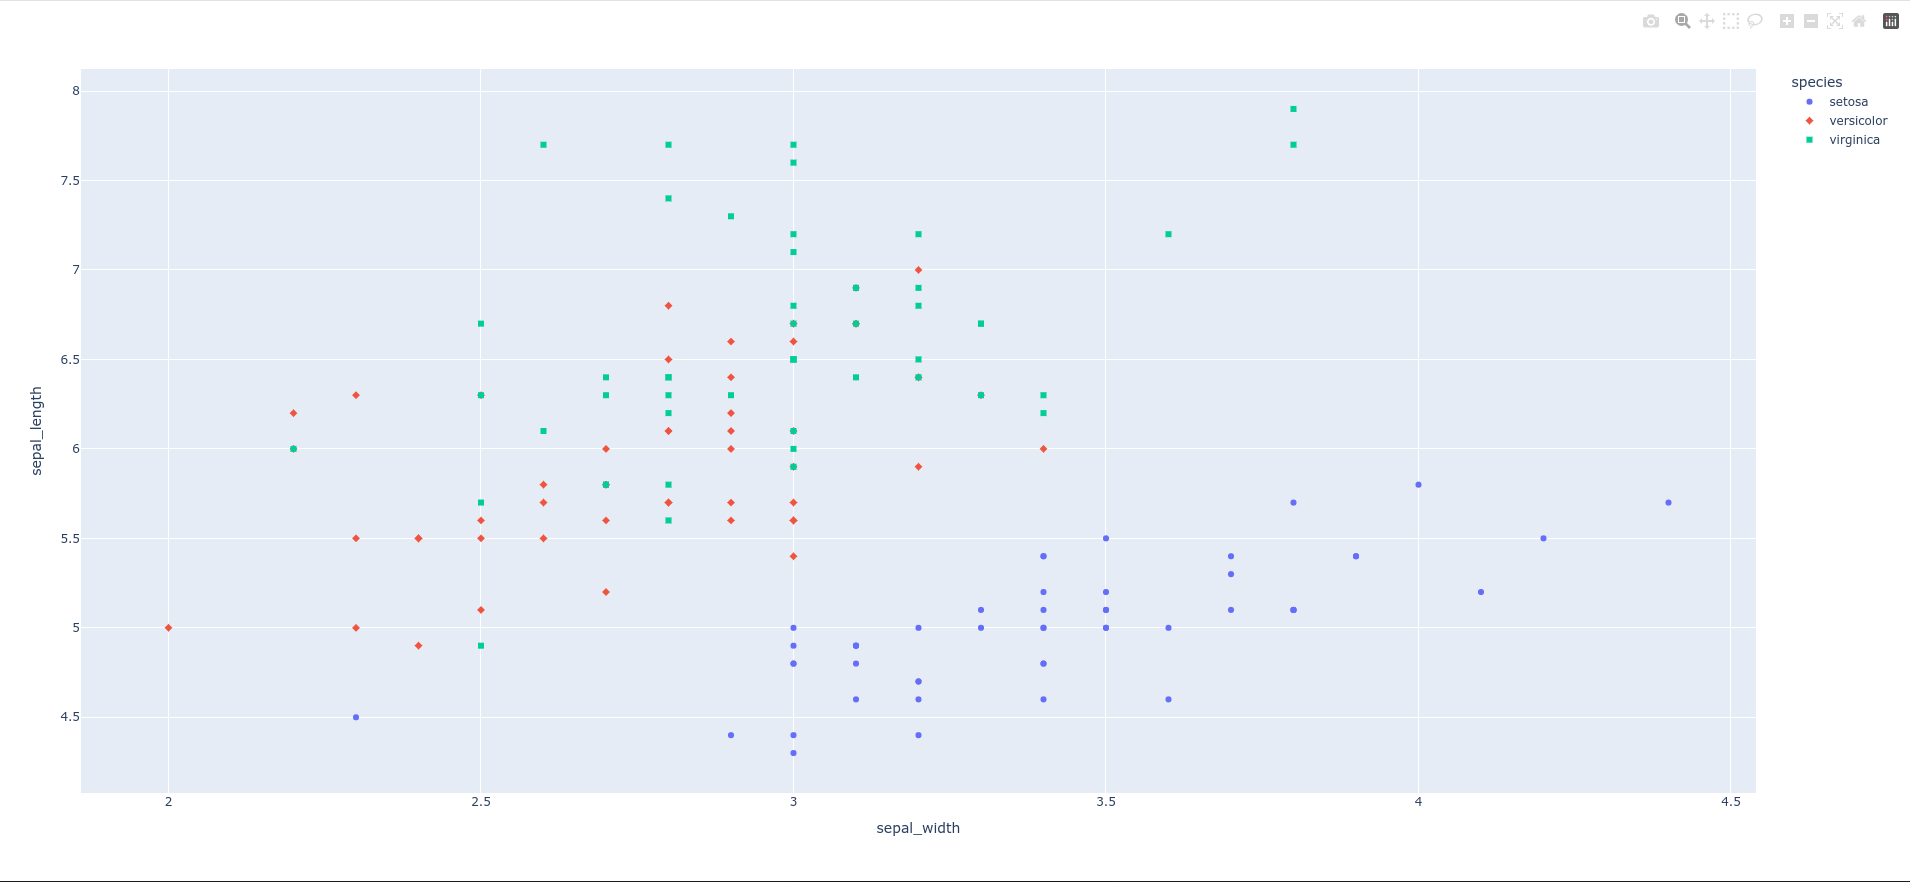

The script that drew this image:
import plotly.express as px

df = px.data.iris()
fig = px.scatter(
    df, x="sepal_width", y="sepal_length", color="species", symbol="species"
)
fig.show()
